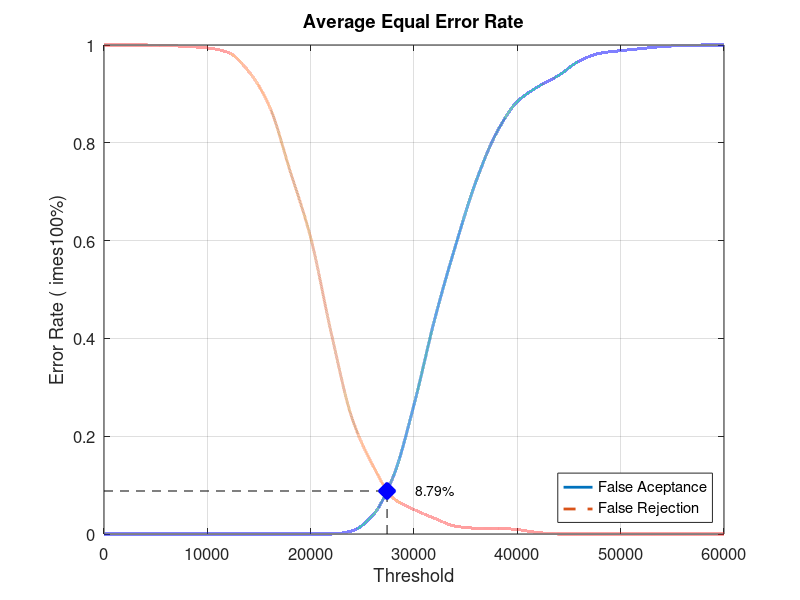
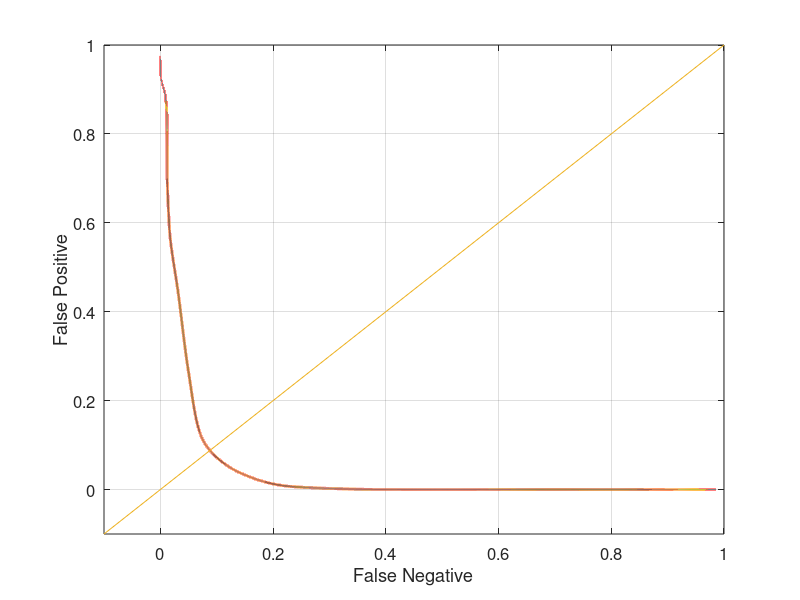

Write MATLAB code to recreate these figures, in order.
close all;
clear;
clc;
x = 0:2000:60000;
xq = 0:0.5:60000;

y0 = [0 0 0 0 0 0 0 0 0 0 0 0 0.00631579 0.0378947 0.117895 0.264211 0.438947 0.588421 0.721053 0.821053 0.88421 0.914737 0.937895 0.967368 0.983158 0.988421 0.992632 0.996842 0.998947 1 1]
yy0 = interp1(x, y0, xq, 'pchip');
y1 = [1 1 1 0.999 0.997 0.994 0.985 0.946 0.875 0.743 0.606 0.41 0.237 0.141 0.073 0.05 0.032 0.016 0.012 0.012 0.009 0.003 0 0 0 0 0 0 0 0 0]
yy1 = interp1(x, y1, xq, 'pchip');

% Calculating EER: 
y2 = abs(y0 - y1);
find(y2 == min(y2))
yy2 = abs(yy0 - yy1);
xEER = find(yy2 == min(yy2));
xEERIndex = xq(xEER) % X-axis EER
yEER = yy0(xEER) % Y-axis EER

main = figure
plot(xq, yy0,'-','LineWidth', 2);	hold on
plot(xq, yy1,'--','LineWidth', 2);	hold on
plot([xEERIndex xEERIndex], [0 yEER], 'k--');	hold on
plot([0 xEERIndex], [yEER yEER], 'k--');	hold on
plot(xEERIndex, yEER, 'bx', 'LineWidth', 10);	hold on
text(xEERIndex + 10 * xEERIndex / 100, yEER, [num2str(round((10000 * yEER)) / 100) '%'])
legend('False Aceptance', 'False Rejection', 'Location', 'SouthEast')
xlabel('Threshold')
ylabel('Error Rate (	imes100%)')
title('Average Equal Error Rate')
set(gca, 'FontSize', 12)
axis([0 60000 0 1])
grid on

print(main, 'Database2AverageMain', '-dpng');
FNRxFPR = figure('Color', [1 1 1]);
plot(yy1, yy0, '-', yy1, yy0, 'LineWidth', 2);
hold on
y = -0.1:0.1:1
plot(y, y); 
set(gca, 'FontSize', 12)
xlabel('False Negative')
ylabel('False Positive')
axis([-0.1 1 -0.1 1])
set(gca, 'FontSize', 12)
grid on

print(FNRxFPR, 'Database2AverageFNRxFPR','-dpng');
